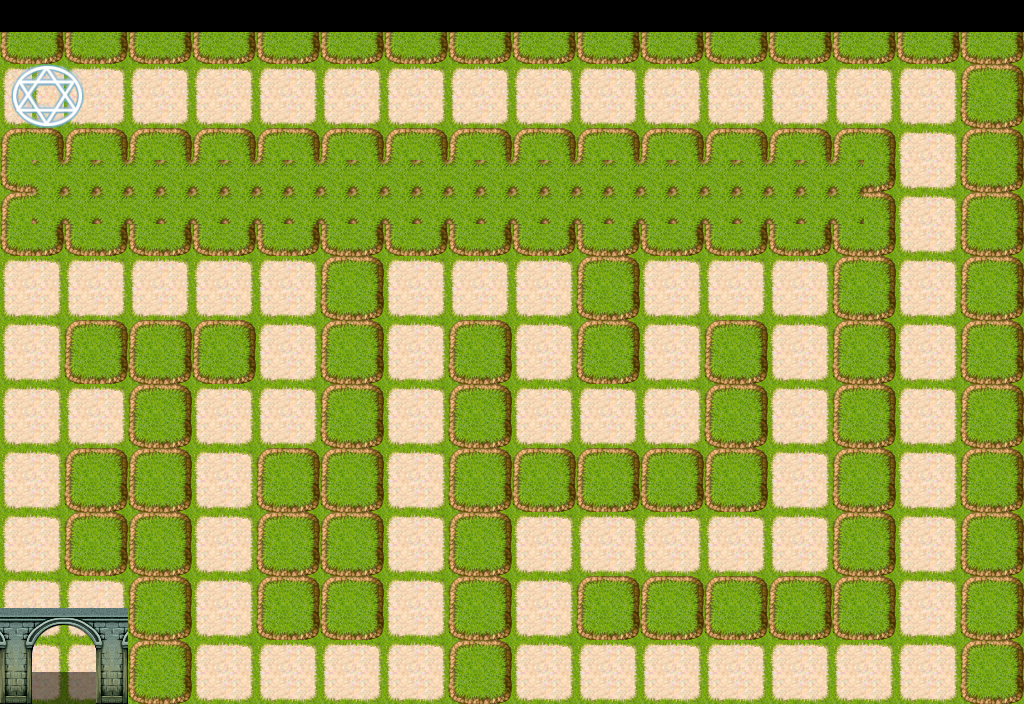

The image is a tile-based game level rendered from a .tmx file. Its description and source (layers, tilesets, objects; grid data summarised) follow:
An orthogonal 32x22 tile map with 32x32 px tiles, 3 tile layers (Tile Layer 1, Object, Gate), 5 tilesets.

<map version="1.0" orientation="orthogonal" renderorder="right-down" width="32" height="22" tilewidth="32" tileheight="32" nextobjectid="1">
 <tileset firstgid="1" name="tilea1" tilewidth="32" tileheight="32">
  <image source="tilea1.png" width="512" height="384" />
 </tileset>
 <tileset firstgid="193" name="tilea2" tilewidth="32" tileheight="32">
  <image source="tilea2.png" width="512" height="384" />
 </tileset>
 <tileset firstgid="385" name="tilee" tilewidth="32" tileheight="32">
  <image source="tilee.png" width="512" height="512" />
 </tileset>
 <tileset firstgid="641" name="tilee5" tilewidth="32" tileheight="32">
  <image source="tilee5.png" width="512" height="512" />
 </tileset>
 <tileset firstgid="897" name="tilee4" tilewidth="32" tileheight="32">
  <image source="tilee4.png" width="480" height="480" />
 </tileset>
 <layer name="Tile Layer 1" width="32" height="22">
  <data>[704 cells, 672 non-empty, 4 distinct tile ids]</data>
 </layer>
 <layer name="Object" width="32" height="22">
  <data>[704 cells, 356 non-empty, 5 distinct tile ids]</data>
 </layer>
 <layer name="Gate" width="32" height="22">
  <data>[704 cells, 18 non-empty, 15 distinct tile ids]</data>
 </layer>
</map>
